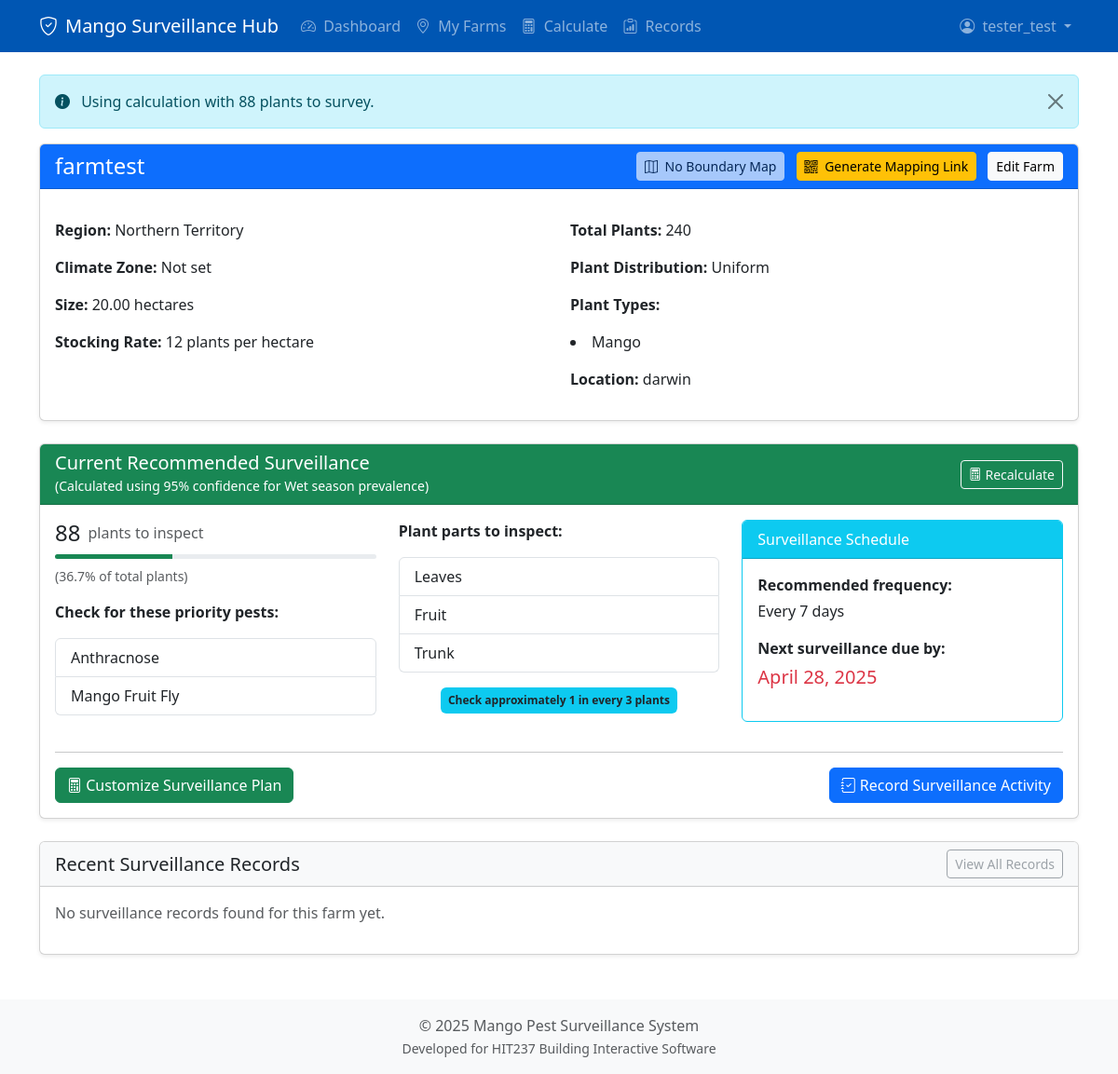
Page /farms/1/ (signed in) on the earlier database version.
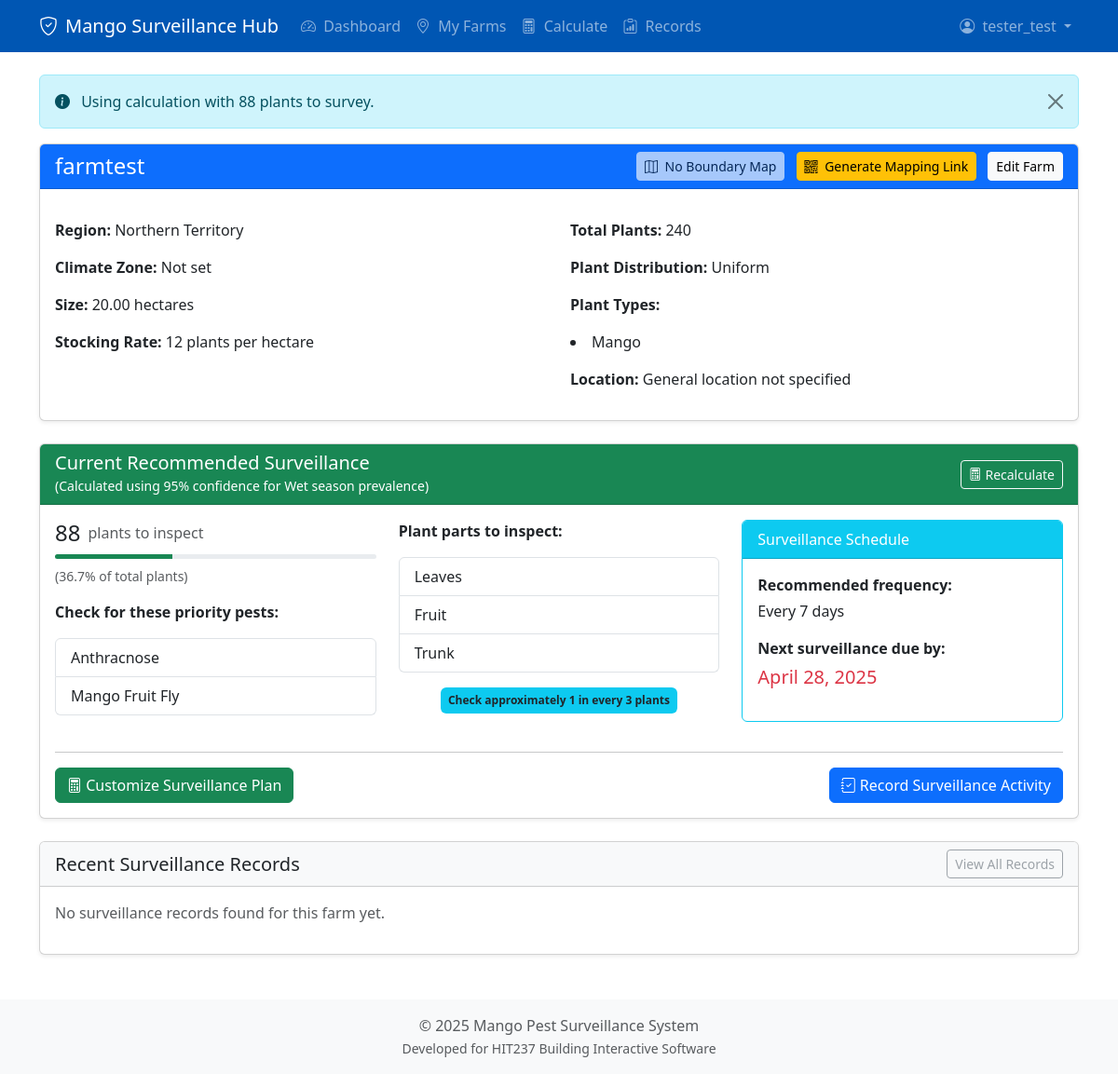
Same page on the later database version.
### core/models.py (models this page shows, shortened)
class Farm(models.Model):
    owner = models.ForeignKey(Grower, on_delete=models.CASCADE, related_name='farms')
    name = models.CharField(max_length=100)
    region = models.ForeignKey(Region, on_delete=models.SET_NULL, null=True, blank=True, related_name='farms')
    size_hectares = models.DecimalField(
        max_digits=10,
        decimal_places=2,
        null=True,
        blank=True,
        help_text="Total farm size in hectares"
    )
    stocking_rate = models.IntegerField(
        null=True,
        blank=True,
        help_text="Number of plants per hectare"
    )
    plant_type = models.ForeignKey(
        PlantType,
        on_delete=models.SET_NULL,
        null=True,
        blank=True,
        related_name='farms'
    )
    distribution_pattern = models.CharField(
        max_length=20,
        choices=DISTRIBUTION_CHOICES,
        default='uniform'
    )
    location_description = models.CharField(
        max_length=255,
        blank=True,
        null=True,
        help_text="e.g., \"Near Katherine River\", \"Smith Property via XYZ Road\""
    )
    geoscape_address_id = models.CharField(
        max_length=50,
        blank=True,
        null=True,
        unique=True, # Assume one farm per Geoscape ID
        help_text="Unique identifier from Geoscape API for the selected address"
    )
    formatted_address = models.CharField(
        max_length=500, # Allow ample space for long addresses
        blank=True,
        null=True,
        help_text="Full address string selected via Geoscape API"
    )
    has_exact_address = models.BooleanField(
        default=False,
        help_text="Indicates if the user provided an exact address via search"
    )
    boundary = models.JSONField(
        null=True,
        blank=True,
        help_text="Cadastral boundary polygon data (e.g., GeoJSON) from Geoscape API"
    )
    def total_plants(self):
        if self.size_hectares and self.stocking_rate:
            return int(self.size_hectares * Decimal(str(self.stocking_rate)))
        return None
    def current_season(self):
        current_month = timezone.now().month
        if 5 <= current_month <= 10:  # May-Oct
            return 'Dry'
        return 'Wet'  # Nov-Apr
    def last_surveillance_date(self):
        last_record = self.surveillance_records.order_by('-date_performed').first()
        return last_record.date_performed if last_record else None
    def next_due_date(self):
        last_date = self.last_surveillance_date()
        if last_date:
            return last_date + timezone.timedelta(days=7)
        return timezone.now().date()

class Region(models.Model):
    name = models.CharField(max_length=100, unique=True)
    climate_zone = models.CharField(max_length=50, blank=True, null=True)
    state_abbreviation = models.CharField(
        max_length=3,
        blank=True,
        null=True,
        help_text="State/Territory abbreviation (e.g., NT, QLD, WA)"
    )

class PlantType(models.Model):
    name = models.CharField(max_length=100, unique=True)
    description = models.TextField(blank=True, null=True)

### core/views.py (the view)
# urls.py: path('farms/<int:farm_id>/', views.farm_detail_view, name='farm_detail'),
@login_required
def farm_detail_view(request, farm_id):
    farm = get_object_or_404(Farm, id=farm_id, owner=request.user.grower_profile)
    try:
        saved_calculation = SurveillanceCalculation.objects.filter(
            farm=farm,
            is_current=True
        ).first()
        if saved_calculation:
            default_confidence = saved_calculation.confidence_level
            default_season = saved_calculation.season
            calculation_results = {
                'N': saved_calculation.population_size,
                'confidence_level_percent': saved_calculation.confidence_level,
                'season': saved_calculation.season,
                'p_percent': float(saved_calculation.prevalence_percent),
                'd': float(saved_calculation.margin_of_error) / 100,  # Convert percentage back to decimal
                'required_plants_to_survey': saved_calculation.required_plants,
                'survey_frequency': saved_calculation.survey_frequency,
                'percentage_of_total': float(saved_calculation.percentage_of_total),
                'calculation_date': saved_calculation.date_created.date(),
                'error': None
            }
            print(f"Using saved calculation from {saved_calculation.date_created}")
        else:
            default_confidence = 95
            default_season = farm.current_season()
            calculation_results = calculate_surveillance_effort(
                farm=farm,
                confidence_level_percent=default_confidence,
                season=default_season
            )
    except Exception as e:
        print(f"Error retrieving saved calculation: {e}")
        default_confidence = 95
        default_season = farm.current_season()
        calculation_results = calculate_surveillance_effort(
            farm=farm,
            confidence_level_percent=default_confidence,
            season=default_season
        )
    else:
        default_confidence = 95
        default_season = farm.current_season()
        calculation_results = calculate_surveillance_effort(
            farm=farm,
            confidence_level_percent=default_confidence,
            season=default_season
        )
    priority_pests = Pest.get_priority_pests_for_season(
        season=default_season,
        plant_type=farm.plant_type
    )
    calculation_season = calculation_results.get('season', default_season)
    recommended_parts = get_recommended_plant_parts(
        season=calculation_season,
        plant_type=farm.plant_type
    )
    surveillance_frequency = get_surveillance_frequency(calculation_season, farm)
    last_surveillance_date = farm.last_surveillance_date()
    next_due_date = farm.next_due_date()
    surveillance_records = farm.surveillance_records.order_by('-date_performed')
    print(f"Calculation Results for farm {farm.id}:")
    print(f"- Required plants: {calculation_results.get('required_plants_to_survey')}")
    print(f"- Using: {calculation_results.get('confidence_level_percent')}% confidence")
    print(f"- Season: {calculation_results.get('season')}")
    print(f"- Date: {calculation_results.get('calculation_date')}")
    context = {
        'farm': farm,
        'calculation_results': calculation_results,
        'surveillance_records': surveillance_records,
        'default_season_used': calculation_season,
        'default_confidence_used': calculation_results.get('confidence_level_percent', default_confidence),
        'priority_pests': priority_pests,
        'recommended_parts': recommended_parts,
        'surveillance_frequency': surveillance_frequency,
        'last_surveillance_date': last_surveillance_date,
        'next_due_date': next_due_date,
        'farm_boundary_json': farm.boundary # Pass boundary data directly (should be JSON serializable)
    }
    messages.info(request, f"Using calculation with {calculation_results.get('required_plants_to_survey')} plants to survey.")
    return render(request, 'core/farm_detail.html', context)

### core/models.py (called while the page is built)
    @classmethod
    def get_priority_pests_for_season(cls, season, plant_type=None):
        queryset = cls.objects.all()
        if plant_type:
            queryset = queryset.filter(affects_plant_types=plant_type)
        return queryset[:3]  # Return top 3 as an example

### core/services/calculation_service.py (called while the page is built)
def get_recommended_plant_parts(season, plant_type=None):
    parts = {
        'Wet': ['Leaves', 'Fruit', 'Trunk'],
        'Dry': ['Trunk', 'Branches', 'Leaves'],
        'Flowering': ['Flowers', 'Leaves', 'Branches']
    }
    return parts.get(season, ['Leaves', 'Trunk', 'Branches'])

def get_surveillance_frequency(season, farm=None):
    frequency = {
        'Wet': 7,      # Weekly during wet season
        'Dry': 14,     # Bi-weekly during dry season
        'Flowering': 7  # Weekly during flowering
    }
    return frequency.get(season, 14)  # Default to 14 days

### core/templates/core/farm_detail.html (shortened to what the changed rows need)
{% extends 'core/base.html' %}
{% block head_extra %}
<link rel="stylesheet" href="https://unpkg.com/leaflet@1.9.4/dist/leaflet.css"/>
{% endblock head_extra %}
{% block content %}
<div class="card shadow-sm mb-4">
    <div class="card-header text-white d-flex justify-content-between align-items-center" style="background-color: #0d6efd;">
        <h4 class="mb-0">{{ farm.name }}</h4>
        <div>
            <button type="button" class="btn btn-light btn-sm me-2" id="toggleMapBtn" {% if not farm_boundary_json %}disabled{% endif %}>
            </button>
            {% if not farm.boundary %}
            <a href="{% url 'core:generate_mapping_link' farm_id=farm.id %}" class="btn btn-warning btn-sm me-2">
            </a>
            {% endif %}
            <a href="{% url 'core:edit_farm' farm.id %}" class="btn btn-light btn-sm">Edit Farm</a>
        </div>
    </div>
    <div class="card-body">
        <div class="row mt-3">
            <div class="col-md-6">
                <p><strong>Region:</strong> {{ farm.region.name|default:"Not set" }}</p>
                <p><strong>Climate Zone:</strong> {{ farm.region.climate_zone|default:"Not set" }}</p>
                <p><strong>Size:</strong> {{ farm.size_hectares|default:"-" }} hectares</p>
                <p><strong>Stocking Rate:</strong> {{ farm.stocking_rate|default:"-" }} plants per hectare</p>
            </div>
            <div class="col-md-6">
                <p><strong>Total Plants:</strong> {{ farm.total_plants|default:"-" }}</p>
                <p><strong>Plant Distribution:</strong> {{ farm.get_distribution_pattern_display }}</p>
                <p><strong>Plant Types:</strong>
                    {% if farm.plant_type %}
                        <li>{{ farm.plant_type.name }}</li>
                    {% else %}
                        Not set
                    {% endif %}
                </p>
                <p><strong>Location:</strong> {{ farm.location_description|default:"General location not specified" }}</p>
            </div>
        </div>
    </div>
</div>
{% endblock %}

Differences in the rows shown:
changed Farm "farmtest": location_description "darwin" → "General location not specified"
